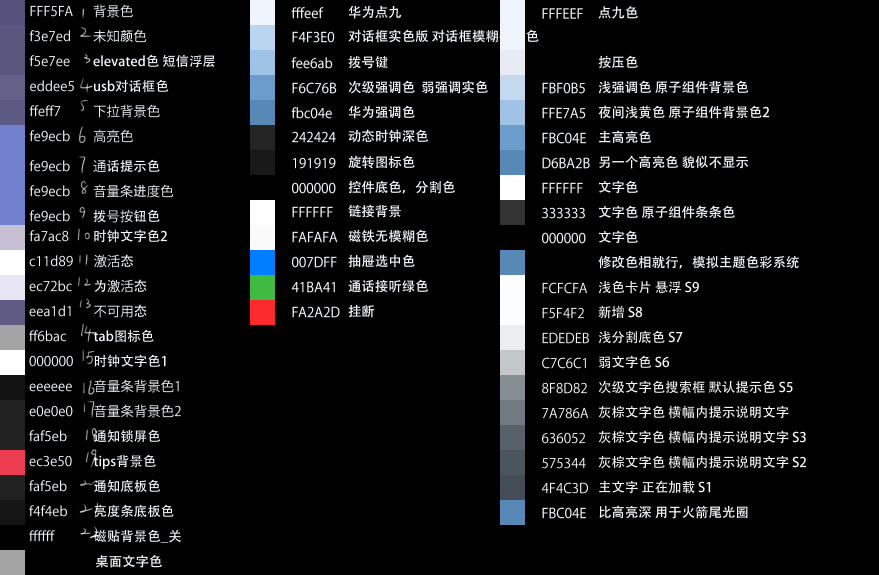
#> input picture 全局配色.png, 1758 x 1150 px (shown at 1/2 size); its folder holds only this picture in this run
$ python -i oppo_tasks.py   (imports and definitions only)
#> lines starting #> are read from the running program, lines starting #| are printed output that depends on the picture
#> further down, picture is the input picture: PIL image 1758x1150 RGBA; mean R, G, B, A 22.5, 23.1, 24.7, 255
# OPPO 全局配色处理模块
# 按章节实现 OPPO全局.txt 中的全部图像处理操作
import os
from PIL import Image, ImageFilter

from color_toolbox.config import OPPO_COLOR_DEFS, OPPO_BASE_DIR, OPPO_REF_PATH
from color_toolbox.engine import (
    get_color_from_reference, colorize_image_full,
    resize_canvas, scale_proportional, change_color_to_ref, apply_opacity,
    crop_center_top,
)


def _oppo_path(base_dir, *parts):
    return os.path.join(base_dir, OPPO_BASE_DIR, *parts)


def _vivo_path(base_dir, *parts):
    """拼接到 VIVO配色\\01vivo基础 的路径"""
    return os.path.join(base_dir, "VIVO配色", "01vivo基础", *parts)


def _ref_path(base_dir):
    return os.path.join(base_dir, OPPO_REF_PATH)


def _color(base_dir, name):
    """从参考图获取 OPPO_COLOR_DEFS 中定义的颜色"""
    return get_color_from_reference(_ref_path(base_dir), *OPPO_COLOR_DEFS[name])


# ============================================================
# 章节 (8) — 07-控制中心元素（生成颜色变体）
# ============================================================
# [148 lines left out: function process_section_8, not called in this run]


# ============================================================
# 章节 (9) — 07-控制中心元素
# ============================================================
def _section_9_zoom_content(img, target_84=False):
    """裁剪图案 → 1.05x 缩放 → 返回 zoomed RGBA（不改变画布大小）"""
#> called with target_84 = False
    rgba = img.convert("RGBA")
    px = rgba.load()
    w, h = rgba.size
#> w = 1758; h = 1150
    l, r, t, b = w, 0, h, 0
#> l = 1758; r = 0; t = 1150; b = 0
    for y in range(h):
        for x in range(w):
            if px[x, y][3] > 0:
                l = min(l, x); r = max(r, x)
                t = min(t, y); b = max(b, y)
    if r > l and b > t:
        cropped = rgba.crop((l, t, r + 1, b + 1))
        cw, ch = cropped.size
#> cw = 1758; ch = 1150
        scaled = cropped.resize(
            (max(1, round(cw * 1.05)), max(1, round(ch * 1.05))),
            Image.BICUBIC,
        )
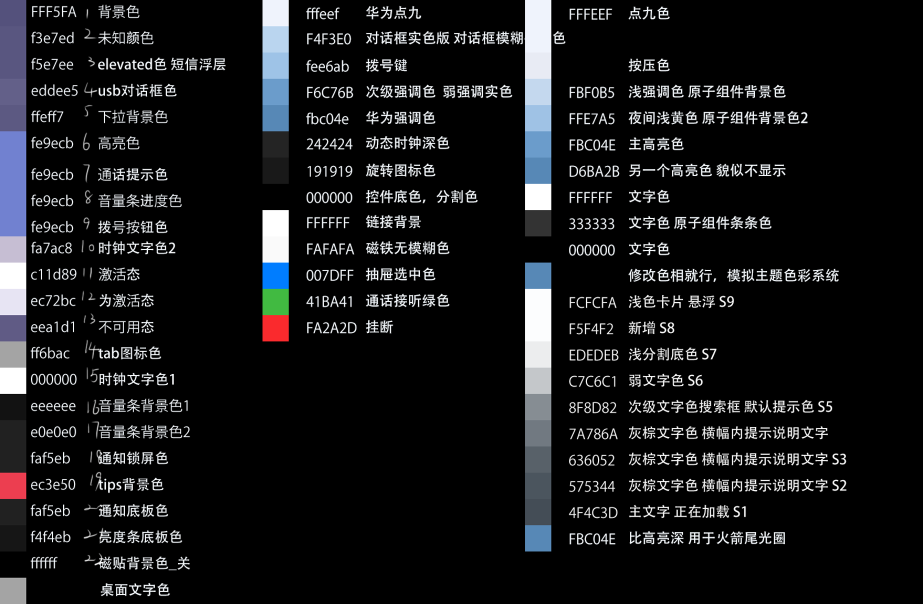
#> scaled: PIL image 1846x1208 RGBA (shown at 1/2 size); mean R, G, B, A 22.7, 23.3, 24.9, 255
        # 50% 边缘柔化（原图与 SMOOTH 混合，效果减半）
        return Image.blend(scaled, scaled.filter(ImageFilter.SMOOTH), 0.5)
    return rgba


# [413 lines left out: functions process_section_9, process_section_11, process_section_1, process_section_2, _colorize_preserve_9patch, _apply_opacity_preserve_9patch, not called in this run]


# .9.png 边框标准模式（来自检查组参考文件）
_9PATCH_BORDERS = {
    # 会话气泡 (mms) 150x150
    (150, 150): {
        "上": [(71, 72)], "下": [(43, 106)],
        "左": [(73, 74)], "右": [(43, 106)],
    },
    # 会话气泡 (rcs) 137x137 — 下方全宽，右侧有断口
    (137, 137): {
        "上": [(63, 64)], "下": [(1, 135)],
        "左": [(57, 57)], "右": [(1, 95), (108, 135)],
    },
}


# [800 lines left out: functions _apply_9patch_border, _scale_9patch_from_source, process_section_3, process_section_4, process_section_5, process_section_6 and 4 more, not called in this run]

>>> from PIL import Image
>>> picture = Image.open('../全局配色.png')
>>> result = _section_9_zoom_content(picture)
